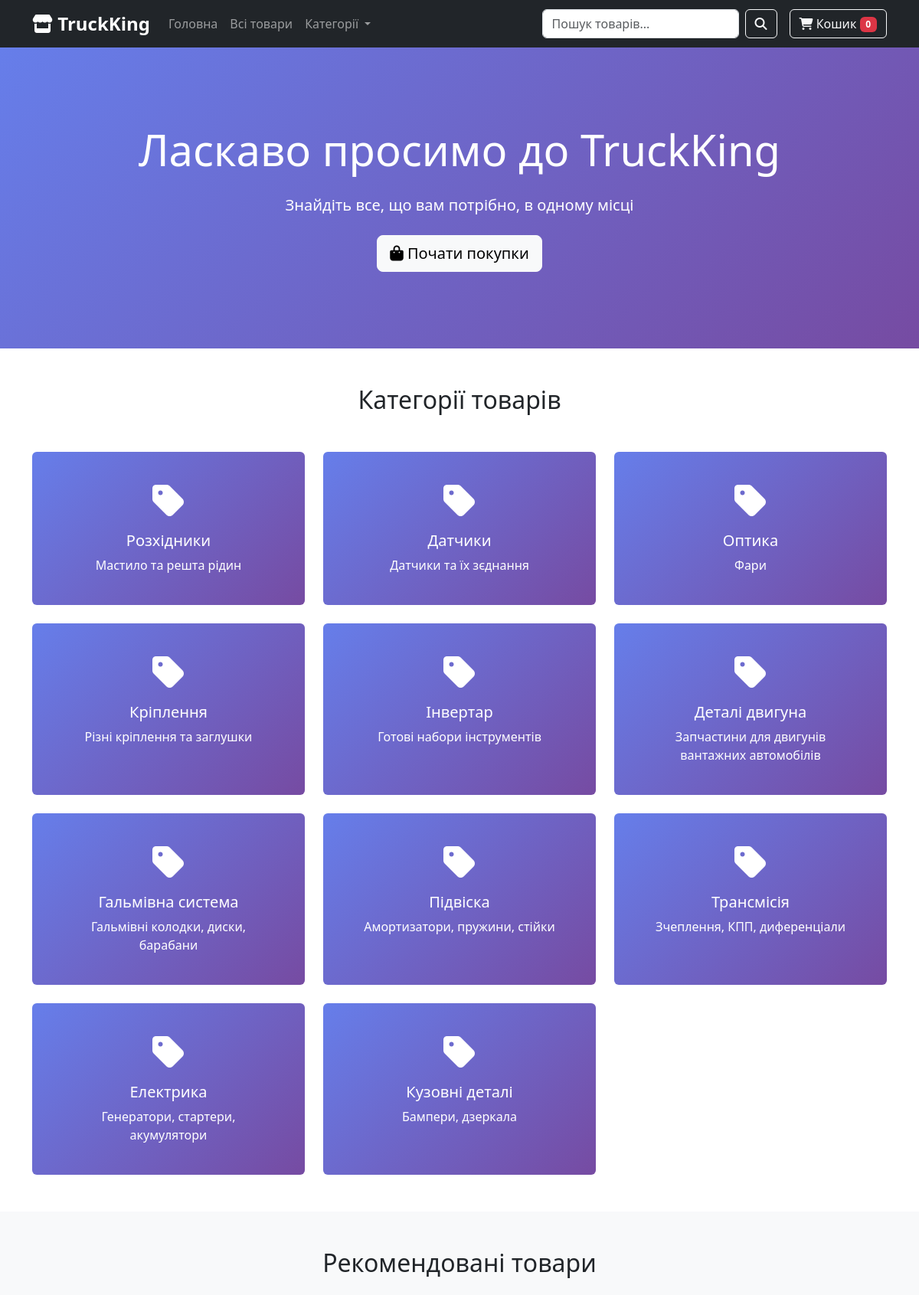
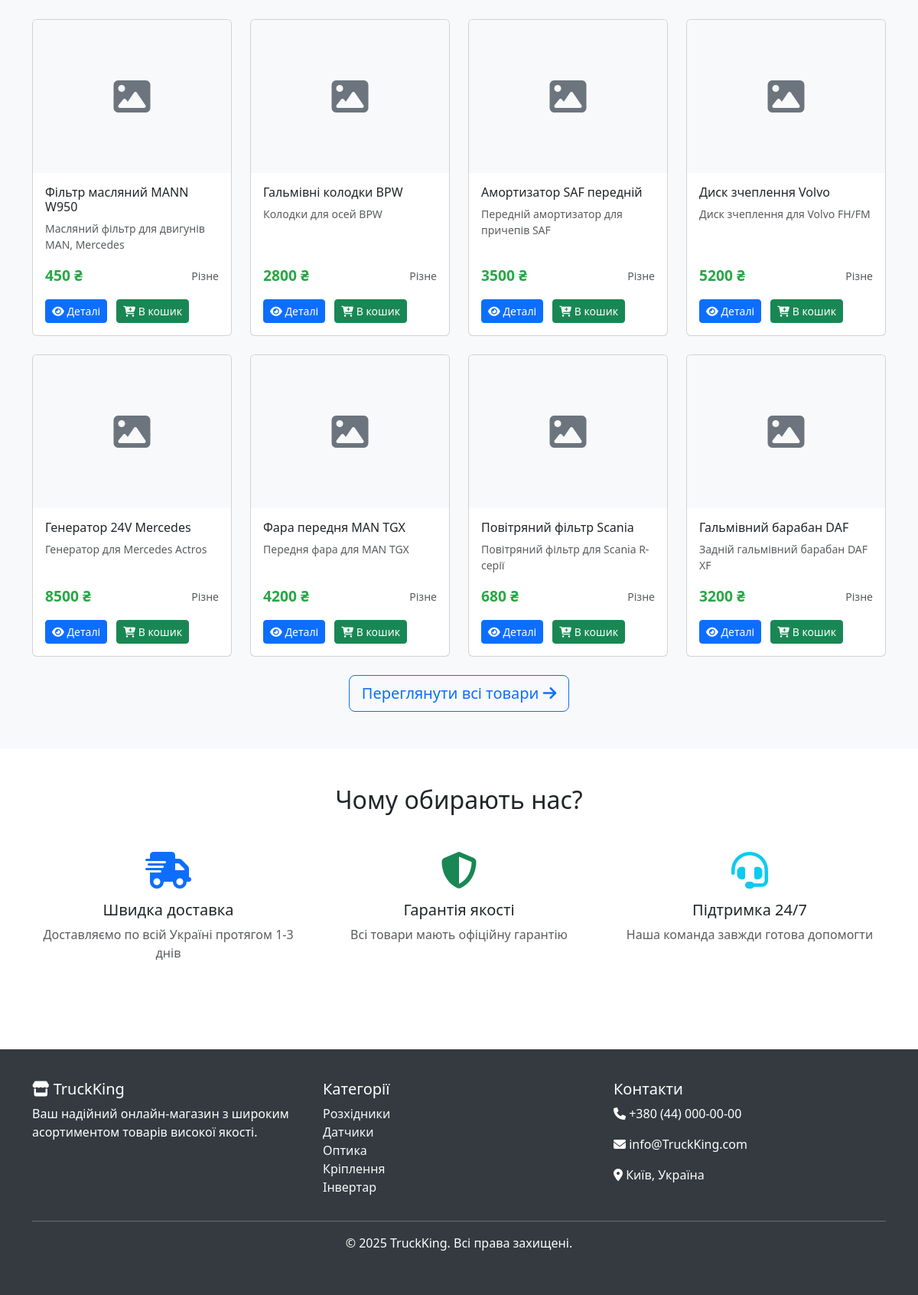
The page / on the database its author committed (2 pictures, top to bottom).
### tables this page shows
CREATE TABLE categories (
                id INTEGER PRIMARY KEY AUTOINCREMENT,
                name TEXT NOT NULL UNIQUE,
                description TEXT
            );

CREATE TABLE products (
                id INTEGER PRIMARY KEY AUTOINCREMENT,
                name TEXT NOT NULL,
                price INTEGER NOT NULL,
                buyprice INTEGER NOT NULL,
                description TEXT,
                category_id INTEGER,
                stock_quantity INTEGER DEFAULT 0,
                created_at TIMESTAMP DEFAULT CURRENT_TIMESTAMP,
                FOREIGN KEY (category_id) REFERENCES categories(id)
            );

### app.py (the view)
@app.route("/")
def mainlink():
    categories = db.get_all_categories()
    featured_products = db.get_all_products()[:8]
    return render_template("main.html", categories=categories, featured_products=featured_products)

### app.py (called while the page is built)
def get_session_id():
    if 'session_id' not in session:
        session['session_id'] = str(uuid.uuid4())
    return session['session_id']

@app.context_processor
def inject_categories():
    return dict(categories=db.get_all_categories())

@app.context_processor
def inject_cart_count():
    session_id = get_session_id()
    cart_count = db.get_cart_count(session_id)
    return dict(cart_count=cart_count)

### data_module.py (called while the page is built)
def connect():
    return sqlite3.connect(DB_NAME)

def get_all_categories():
    with connect() as conn:
        cur = conn.cursor()
        cur.execute('SELECT * FROM categories')
        return cur.fetchall()

def get_all_products():
    with connect() as conn:
        cur = conn.cursor()
        cur.execute('''SELECT p.*, c.name as category_name
                       FROM products p
                       LEFT JOIN categories c ON p.category_id = c.id''')
        return cur.fetchall()

def get_cart_count(session_id):
    with connect() as conn:
        cur = conn.cursor()
        cur.execute('SELECT SUM(quantity) FROM cart WHERE session_id = ?', (session_id,))
        result = cur.fetchone()
        return result[0] if result[0] else 0

### templates/main.html (shortened to what this page needs)
{% extends "base.html" %}
{% block content %}
<section class="hero-section text-center">
    <div class="container">
        <h1 class="display-4 mb-4">Ласкаво просимо до TruckKing</h1>
        <p class="lead mb-4">Знайдіть все, що вам потрібно, в одному місці</p>
        <a href="{{ url_for('products') }}" class="btn btn-light btn-lg">
            <i class="fas fa-shopping-bag"></i> Почати покупки
        </a>
    </div>
</section>
<section class="py-5">
    <div class="container">
        <h2 class="text-center mb-5">Категорії товарів</h2>
        <div class="row g-4">
            {% for category in categories %}
            <div class="col-md-6 col-lg-4">
                <div class="card category-card h-100 text-center p-4" onclick="location.href='{{ url_for('category_products', category_id=category[0]) }}';" style="cursor: pointer;">
                    <div class="card-body">
                        <div class="mb-3">
                            {% if category[1] == 'Електроніка' %}
                                <i class="fas fa-laptop fa-3x"></i>
                            {% elif category[1] == 'Одяг' %}
                                <i class="fas fa-tshirt fa-3x"></i>
                            {% elif category[1] == 'Дім та сад' %}
                                <i class="fas fa-home fa-3x"></i>
                            {% elif category[1] == 'Спорт' %}
                                <i class="fas fa-futbol fa-3x"></i>
                            {% elif category[1] == 'Книги' %}
                                <i class="fas fa-book fa-3x"></i>
                            {% else %}
                                <i class="fas fa-tag fa-3x"></i>
                            {% endif %}
                        </div>
                        <h5 class="card-title">{{ category[1] }}</h5>
                        <p class="card-text">{{ category[2] if category[2] else 'Переглянути товари цієї категорії' }}</p>
                    </div>
                </div>
            </div>
            {% endfor %}
        </div>
    </div>
</section>
<section class="py-5 bg-light">
    <div class="container">
        <h2 class="text-center mb-5">Рекомендовані товари</h2>
        <div class="row g-4">
            {% for product in featured_products %}
            <div class="col-md-6 col-lg-3">
                <div class="card product-card h-100">
                    <div class="product-image card-img-top d-flex align-items-center justify-content-center">
                        <i class="fas fa-image"></i>
                    </div>
                    <div class="card-body d-flex flex-column">
                        <h6 class="card-title">{{ product[1] }}</h6>
                        <p class="card-text text-muted small flex-grow-1">
                            {{ product[4][:50] + '...' if product[4] and product[4]|length > 50 else (product[4] or 'Опис товару') }}
                        </p>
                        <div class="d-flex justify-content-between align-items-center">
                            <span class="price-tag">{{ product[2] }} ₴</span>
                            <small class="text-muted">{{ product[9] or 'Різне' }}</small>
                        </div>
                        <div class="mt-3">
                            <a href="{{ url_for('product_detail', product_id=product[0]) }}" class="btn btn-primary btn-sm me-2">
                                <i class="fas fa-eye"></i> Деталі
                            </a>
                            <button class="btn btn-success btn-sm">
                                <i class="fas fa-cart-plus"></i> В кошик
                            </button>
                        </div>
                    </div>
                </div>
            </div>
            {% endfor %}
        </div>
        <div class="text-center mt-4">
            <a href="{{ url_for('products') }}" class="btn btn-outline-primary btn-lg">
                Переглянути всі товари <i class="fas fa-arrow-right"></i>
            </a>
        </div>
    </div>
</section>
<section class="py-5">
    <div class="container">
        <h2 class="text-center mb-5">Чому обирають нас?</h2>
        <div class="row g-4">
            <div class="col-md-4 text-center">
                <div class="mb-3">
                    <i class="fas fa-shipping-fast fa-3x text-primary"></i>
                </div>
                <h5>Швидка доставка</h5>
                <p class="text-muted">Доставляємо по всій Україні протягом 1-3 днів</p>
            </div>
            <div class="col-md-4 text-center">
                <div class="mb-3">
                    <i class="fas fa-shield-alt fa-3x text-success"></i>
                </div>
                <h5>Гарантія якості</h5>
                <p class="text-muted">Всі товари мають офіційну гарантію</p>
            </div>
            <div class="col-md-4 text-center">
                <div class="mb-3">
                    <i class="fas fa-headset fa-3x text-info"></i>
                </div>
                <h5>Підтримка 24/7</h5>
                <p class="text-muted">Наша команда завжди готова допомогти</p>
            </div>
        </div>
    </div>
</section>
{% endblock %}

### templates/base.html (shortened to what this page needs)
<!DOCTYPE html>
<html lang="uk">
<head>
    <link href="https://cdnjs.cloudflare.com/ajax/libs/bootstrap/5.3.0/css/bootstrap.min.css" rel="stylesheet">
    <link href="https://cdnjs.cloudflare.com/ajax/libs/font-awesome/6.4.0/css/all.min.css" rel="stylesheet">
</head>
<body>
    <nav class="navbar navbar-expand-lg navbar-dark bg-dark sticky-top">
        <div class="container">
            <a class="navbar-brand" href="{{ url_for('mainlink') }}">
                <i class="fas fa-store"></i> TruckKing
            </a>
            <div class="collapse navbar-collapse" id="navbarNav">
                <ul class="navbar-nav me-auto">
                    <li class="nav-item">
                        <a class="nav-link" href="{{ url_for('mainlink') }}">Головна</a>
                    </li>
                    <li class="nav-item">
                        <a class="nav-link" href="{{ url_for('products') }}">Всі товари</a>
                    </li>
                    <li class="nav-item dropdown">
                        <a class="nav-link dropdown-toggle" href="#" role="button" data-bs-toggle="dropdown">
                            Категорії
                        </a>
                    </li>
                </ul>
                <form class="d-flex me-3" method="GET" action="{{ url_for('search') }}">
                    <input class="form-control me-2" type="search" name="q" placeholder="Пошук товарів..." aria-label="Search">
                    <button class="btn btn-outline-light" type="submit">
                        <i class="fas fa-search"></i>
                    </button>
                </form>
                <div class="d-flex">
                    <a href="#" class="btn btn-outline-light">
                        <i class="fas fa-shopping-cart"></i> Кошик <span class="badge bg-danger">0</span>
                    </a>
                </div>
            </div>
        </div>
    </nav>
    <main>
        {% block content %}{% endblock %}
    </main>
    <footer class="footer">
        <div class="container">
            <div class="row">
                <div class="col-md-4">
                    <h5><i class="fas fa-store"></i> TruckKing</h5>
                    <p>Ваш надійний онлайн-магазин з широким асортиментом товарів високої якості.</p>
                </div>
                <div class="col-md-4">
                    <h5>Категорії</h5>
                    <ul class="list-unstyled">
                        {% if categories %}
                            {% for category in categories[:5] %}
                            <li><a href="{{ url_for('category_products', category_id=category[0]) }}" class="text-light text-decoration-none">{{ category[1] }}</a></li>
                            {% endfor %}
                        {% endif %}
                    </ul>
                </div>
                <div class="col-md-4">
                    <h5>Контакти</h5>
                    <p><i class="fas fa-phone"></i> +380 (44) 000-00-00</p>
                    <p><i class="fas fa-envelope"></i> info@TruckKing.com</p>
                    <p><i class="fas fa-map-marker-alt"></i> Київ, Україна</p>
                </div>
            </div>
            <hr>
            <div class="text-center">
                <p>&copy; 2025 TruckKing. Всі права захищені.</p>
            </div>
        </div>
    </footer>
</body>
</html>

### templates/base.html (style rules this page uses)
.product-card { transition: transform 0.3s ease, box-shadow 0.3s ease; height: 100%; }
.product-image { height: 200px; object-fit: cover; background: #f8f9fa; display: flex; align-items: center; justify-content: center; color: #6c757d; font-size: 48px; }
.navbar-brand { font-weight: bold; font-size: 1.5rem; }
.category-card { transition: all 0.3s ease; border: none; background: linear-gradient(135deg, #667eea 0%, #764ba2 100%); color: white; }
.hero-section { background: linear-gradient(135deg, #667eea 0%, #764ba2 100%); color: white; padding: 100px 0; }
.price-tag { font-size: 1.2rem; font-weight: bold; color: #28a745; }
.footer { background: #343a40; color: white; padding: 40px 0; margin-top: 50px; }

### rows shown on the page
categories: name "Розхідники", description "Мастило та решта рідин"
categories: name "Датчики", description "Датчики та їх зєднання"
categories: name "Оптика", description "Фари"
categories: name "Кріплення", description "Різні кріплення та заглушки"
categories: name "Інвертар", description "Готові набори інструментів"
categories: name "Деталі двигуна", description "Запчастини для двигунів вантажних автомобілів"
categories: name "Гальмівна система", description "Гальмівні колодки, диски, барабани"
categories: name "Підвіска", description "Амортизатори, пружини, стійки"
categories: name "Трансмісія", description "Зчеплення, КПП, диференціали"
categories: name "Електрика", description "Генератори, стартери, акумулятори"
categories: name "Кузовні деталі", description "Бампери, дзеркала"
products: name "Фільтр масляний MANN W950", description "Масляний фільтр для двигунів MAN, Mercedes", price "450", product "Різне"
products: name "Гальмівні колодки BPW", description "Колодки для осей BPW", price "2800", product "Різне"
products: name "Амортизатор SAF передній", description "Передній амортизатор для причепів SAF", price "3500", product "Різне"
products: name "Диск зчеплення Volvo", description "Диск зчеплення для Volvo FH/FM", price "5200", product "Різне"
products: name "Генератор 24V Mercedes", description "Генератор для Mercedes Actros", price "8500", product "Різне"
products: name "Фара передня MAN TGX", description "Передня фара для MAN TGX", price "4200", product "Різне"
products: name "Повітряний фільтр Scania", description "Повітряний фільтр для Scania R-серії", price "680", product "Різне"
products: name "Гальмівний барабан DAF", description "Задній гальмівний барабан DAF XF", price "3200", product "Різне"
